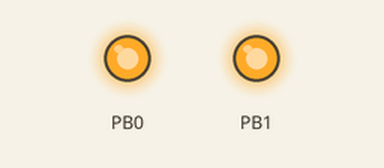
Bench run of a sketch on a simulated ATtiny85, built with avr-gcc and run on an emulated ATtiny85. Parts: output pins drawn as LEDs (lit = HIGH). Random numbers use the default seed unless the sketch sets one.

Above: at 0.1 s.
At 7.9 s:
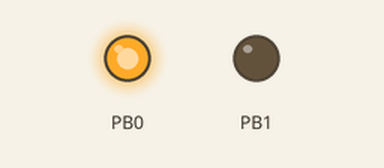
Timing chart, 0 to 39.7 s (numbered marks = the images above):
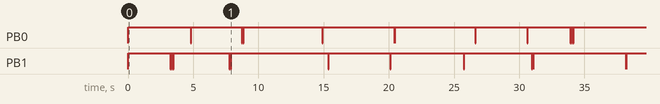

The sketch:

John-Digispark-CloudThunder.ino
```cpp
/*
This is for the clouds for Johns big table build. Very simple. Make lightening. Job done. Really.
Designed to work with a Carew Castle board.
*/

//For positive logic:
#define LEDPOLARITYON 0
#define LEDPOLARITYOFF 1

class Lightning
{
  // Class Member Variables
  // These are initialized at startup
  int ledPin;      // the number of the LED pin

  // These maintain the current state
  int state;                      // Define the state (0 = off, 1 = Pre-Flash, 2 Flash On, 3 Flash Off)
  unsigned long delayTillNextState;        // delay between states
  unsigned long previousMillis;   // will store last time LED was updated

  // Constructor - creates a candle flicker
  // and initializes the member variables and state
  public:
  Lightning(int pin)
  {
  ledPin = pin;
  pinMode(ledPin, OUTPUT);
  state = 0;
  delayTillNextState = 0;
  previousMillis = 0;
  }

  void Update()
  {
    // check to see if it's time to change the state of the LED
    unsigned long currentMillis = millis();

    if(currentMillis - previousMillis >= delayTillNextState)
    {
      switch (state){
        case 0: // LEDCold: // Light off for a random time between 1 second and 4 seconds.
          digitalWrite(ledPin, LEDPOLARITYOFF);
          state = 1;
          delayTillNextState = random(3000, 8000);
          break;

        case 1: //LEDOnFlash: // Ballast Flash - Full power zap for 20mS (1/50th of a second)
          digitalWrite(ledPin, LEDPOLARITYON);
          state = 2;
          delayTillNextState = 30;
          break;

        case 2: //LEDoffFlash: // Ballast Flash Off - Zero for 1/50th of a second
          digitalWrite(ledPin, LEDPOLARITYOFF);
          state = 0;
          delayTillNextState = 0;
          if (int(random(3)) == 2){ // will it repeat again?
            state = 1;
            delayTillNextState = 80;
          }
          break;
        }
      previousMillis = currentMillis;  // Remember the time
  }

  }
};

Lightning ledA(0);
Lightning ledB(1);

void setup()
{
}
void loop()
{
  ledA.Update(); // Add a line like this for every LED you added.
  ledB.Update();
}
```
